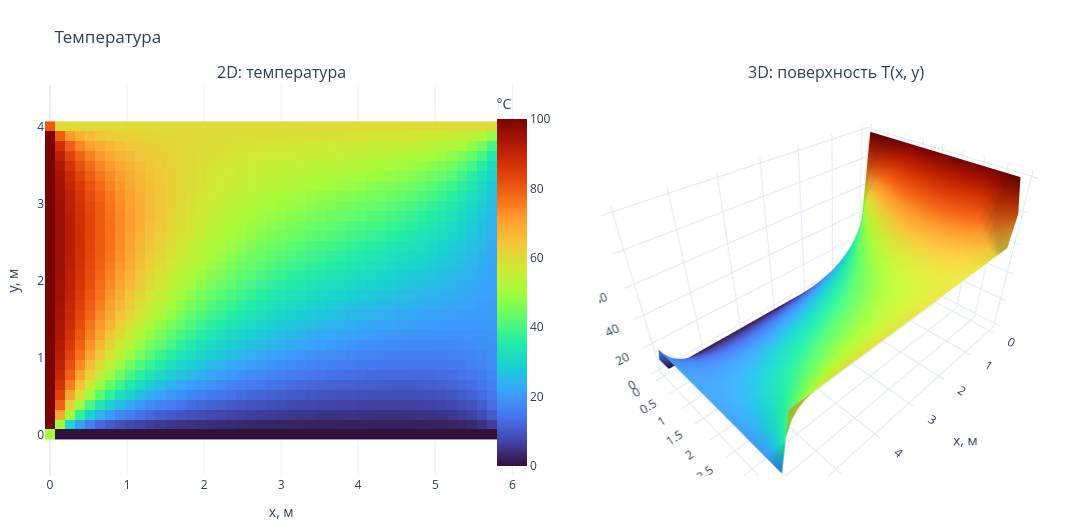

Notebook cell for this chart:
### Markdown cell above
## 8. Plotly: интерактивная 2D-карта и вращаемая 3D-поверхность

На карте можно наводить курсор на точки, приближать области, менять масштаб; 3D-поверхность можно вращать мышью.

### Code cell
def plot_interactive(grid, temperature, title='Температура'):
    fig = make_subplots(rows=1, cols=2,
                        specs=[[{'type': 'xy'}, {'type': 'scene'}]],
                        subplot_titles=('2D: температура', '3D: поверхность T(x, y)'),
                        horizontal_spacing=0.08)
    fig.add_trace(go.Heatmap(x=grid.x, y=grid.y, z=temperature,
                             colorscale='Turbo',
                             hovertemplate='x=%{x:.2f} м<br>y=%{y:.2f} м<br>T=%{z:.2f} °C<extra></extra>',
                             colorbar=dict(title='°C', x=0.43)), row=1, col=1)
    fig.add_trace(go.Surface(x=grid.x, y=grid.y, z=temperature,
                             colorscale='Turbo', showscale=False,
                             hovertemplate='x=%{x:.2f} м<br>y=%{y:.2f} м<br>T=%{z:.2f} °C<extra></extra>'),
                  row=1, col=2)
    fig.update_xaxes(title='x, м', row=1, col=1)
    fig.update_yaxes(title='y, м', scaleanchor='x', scaleratio=1, row=1, col=1)
    fig.update_scenes(xaxis_title='x, м', yaxis_title='y, м', zaxis_title='°C',
                      aspectmode='manual', aspectratio=dict(x=1.5,y=1,z=0.9))
    fig.update_layout(title=title, height=530, width=1160,
                      margin=dict(l=40, r=20, b=15, t=85), template='plotly_white')
    return fig

plot_interactive(room, T).show()

### Figure 1 — Plotly figure (JSON) as saved in the notebook; plotly's stock layout.template omitted (floating-point values rounded to 4 significant figures; data arrays with more than 128 entries replaced by an {"elided": "..."} marker saying what was removed)
{"data": [{"colorbar": {"title": {"text": "°C"}, "x": 0.43}, "colorscale": [[0, "#30123b"], [0.07143, "#4145ab"], [0.1429, "#4675ed"], [0.2143, "#39a2fc"], [0.2857, "#1bcfd4"], [0.3571, "#24eca6"], [0.4286, "#61fc6c"], [0.5, "#a4fc3b"], [0.5714, "#d1e834"], [0.6429, "#f3c63a"], [0.7143, "#fe9b2d"], [0.7857, "#f36315"], [0.8571, "#d93806"], [0.9286, "#b11901"], [1, "#7a0402"]], "hovertemplate": "x=%{x:.2f} м<br>y=%{y:.2f} м<br>T=%{z:.2f} °C<extra></extra>", "type": "heatmap", "x": [0.0, 0.1304, 0.2609, 0.3913, 0.5217, 0.6522, 0.7826, 0.913, 1.043, 1.174, 1.304, 1.435, 1.565, 1.696, 1.826, 1.957, 2.087, 2.217, 2.348, 2.478, 2.609, 2.739, 2.87, 3.0, 3.13, 3.261, 3.391, 3.522, 3.652, 3.783, 3.913, 4.043, 4.174, 4.304, 4.435, 4.565, 4.696, 4.826, 4.957, 5.087, 5.217, 5.348, 5.478, 5.609, 5.739, 5.87, 6.0], "xaxis": "x", "y": [0.0, 0.129, 0.2581, 0.3871, 0.5161, 0.6452, 0.7742, 0.9032, 1.032, 1.161, 1.29, 1.419, 1.548, 1.677, 1.806, 1.935, 2.065, 2.194, 2.323, 2.452, 2.581, 2.71, 2.839, 2.968, 3.097, 3.226, 3.355, 3.484, 3.613, 3.742, 3.871, 4.0], "yaxis": "y", "z": {"elided": "32x47 float values"}}, {"colorscale": [[0, "#30123b"], [0.07143, "#4145ab"], [0.1429, "#4675ed"], [0.2143, "#39a2fc"], [0.2857, "#1bcfd4"], [0.3571, "#24eca6"], [0.4286, "#61fc6c"], [0.5, "#a4fc3b"], [0.5714, "#d1e834"], [0.6429, "#f3c63a"], [0.7143, "#fe9b2d"], [0.7857, "#f36315"], [0.8571, "#d93806"], [0.9286, "#b11901"], [1, "#7a0402"]], "hovertemplate": "x=%{x:.2f} м<br>y=%{y:.2f} м<br>T=%{z:.2f} °C<extra></extra>", "scene": "scene", "showscale": false, "type": "surface", "x": [0.0, 0.1304, 0.2609, 0.3913, 0.5217, 0.6522, 0.7826, 0.913, 1.043, 1.174, 1.304, 1.435, 1.565, 1.696, 1.826, 1.957, 2.087, 2.217, 2.348, 2.478, 2.609, 2.739, 2.87, 3.0, 3.13, 3.261, 3.391, 3.522, 3.652, 3.783, 3.913, 4.043, 4.174, 4.304, 4.435, 4.565, 4.696, 4.826, 4.957, 5.087, 5.217, 5.348, 5.478, 5.609, 5.739, 5.87, 6.0], "y": [0.0, 0.129, 0.2581, 0.3871, 0.5161, 0.6452, 0.7742, 0.9032, 1.032, 1.161, 1.29, 1.419, 1.548, 1.677, 1.806, 1.935, 2.065, 2.194, 2.323, 2.452, 2.581, 2.71, 2.839, 2.968, 3.097, 3.226, 3.355, 3.484, 3.613, 3.742, 3.871, 4.0], "z": {"elided": "32x47 float values"}}], "layout": {"annotations": [{"font": {"size": 16}, "showarrow": false, "text": "2D: температура", "x": 0.23, "xanchor": "center", "xref": "paper", "y": 1, "yanchor": "bottom", "yref": "paper"}, {"font": {"size": 16}, "showarrow": false, "text": "3D: поверхность T(x, y)", "x": 0.77, "xanchor": "center", "xref": "paper", "y": 1, "yanchor": "bottom", "yref": "paper"}], "height": 530, "margin": {"b": 15, "l": 40, "r": 20, "t": 85}, "scene": {"aspectmode": "manual", "aspectratio": {"x": 1.5, "y": 1, "z": 0.9}, "domain": {"x": [0.54, 1], "y": [0, 1]}, "xaxis": {"title": {"text": "x, м"}}, "yaxis": {"title": {"text": "y, м"}}, "zaxis": {"title": {"text": "°C"}}}, "title": {"text": "Температура"}, "width": 1160, "xaxis": {"anchor": "y", "domain": [0, 0.46], "title": {"text": "x, м"}}, "yaxis": {"anchor": "x", "domain": [0, 1], "scaleanchor": "x", "scaleratio": 1, "title": {"text": "y, м"}}}}
